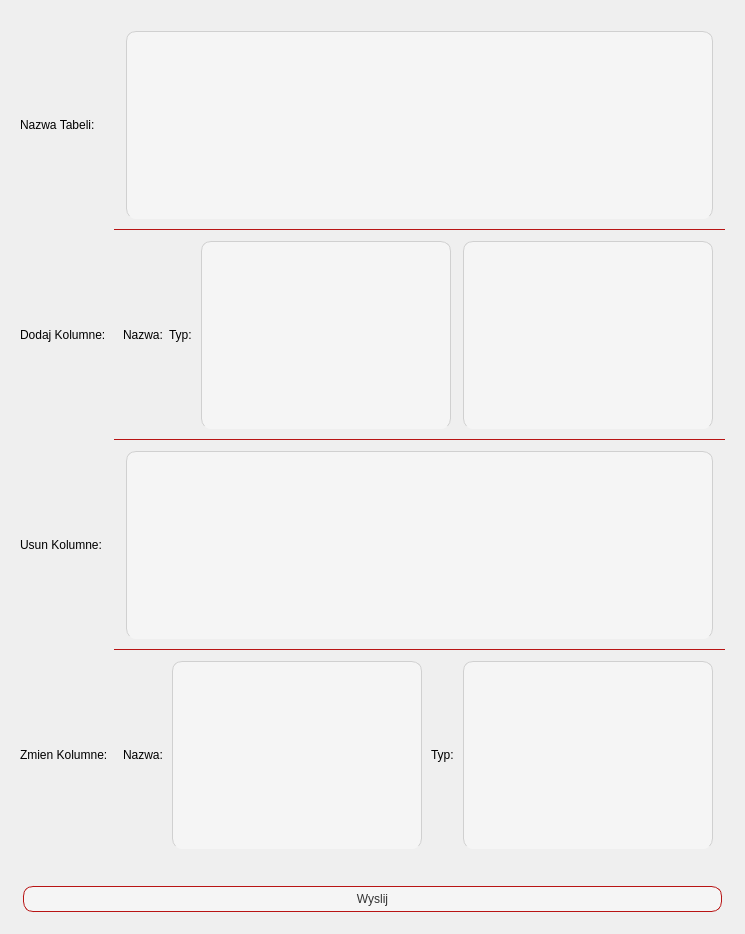
            <widget class="QWidget" name="alterTablePage">
             <layout class="QVBoxLayout" name="verticalLayout_16">
              <item>
               <widget class="QWidget" name="widget_12" native="true">
                <layout class="QHBoxLayout" name="horizontalLayout_15">
                 <item>
                  <widget class="QWidget" name="widget_3" native="true">
                   <layout class="QVBoxLayout" name="verticalLayout_15">
                    <property name="spacing">
                     <number>0</number>
                    </property>
                    <property name="leftMargin">
                     <number>0</number>
                    </property>
                    <property name="topMargin">
                     <number>0</number>
                    </property>
                    <property name="rightMargin">
                     <number>0</number>
                    </property>
                    <property name="bottomMargin">
                     <number>0</number>
                    </property>
                    <item>
                     <widget class="QLabel" name="label_6">
                      <property name="styleSheet">
                       <string notr="true">	border-bottom: 1px solid #b81414;</string>
                      </property>
                      <property name="text">
                       <string>Nazwa Tabeli:</string>
                      </property>
                     </widget>
                    </item>
                    <item>
                     <widget class="QLabel" name="label_5">
                      <property name="styleSheet">
                       <string notr="true">	border-bottom: 1px solid #b81414;</string>
                      </property>
                      <property name="text">
                       <string>Dodaj Kolumne:</string>
                      </property>
                     </widget>
                    </item>
                    <item>
                     <widget class="QLabel" name="label_7">
                      <property name="styleSheet">
                       <string notr="true">	border-bottom: 1px solid #b81414;</string>
                      </property>
                      <property name="text">
                       <string>Usun Kolumne:</string>
                      </property>
                     </widget>
                    </item>
                    <item>
                     <widget class="QLabel" name="label_2">
                      <property name="styleSheet">
                       <string notr="true"/>
                      </property>
                      <property name="text">
                       <string>Zmien Kolumne:</string>
                      </property>
                     </widget>
                    </item>
                   </layout>
                  </widget>
                 </item>
                 <item>
                  <widget class="QWidget" name="widget_5" native="true">
                   <property name="styleSheet">
                    <string notr="true">QTextEdit{
   border-bottom: 0px;
   background-color: #F5F5F5; 
    color: #333333; 
    border: 1px solid #D0D0D0; 
    border-radius: 10px;
    padding: 5px 10px; 
    margin: 2px 3;
	height: 10px;
}
QLabel{
height:10px;
}
QWidget{
	border-bottom: 1px solid #b81414;
}
QWidget#widget_5{
	border-bottom: 0px;
}</string>
                   </property>
                   <layout class="QVBoxLayout" name="verticalLayout_8">
                    <property name="spacing">
                     <number>0</number>
                    </property>
                    <property name="leftMargin">
                     <number>0</number>
                    </property>
                    <property name="topMargin">
                     <number>0</number>
                    </property>
                    <property name="rightMargin">
                     <number>0</number>
                    </property>
                    <property name="bottomMargin">
                     <number>0</number>
                    </property>
                    <item>
                     <widget class="QWidget" name="widget_6" native="true">
                      <property name="styleSheet">
                       <string notr="true"/>
                      </property>
                      <layout class="QHBoxLayout" name="horizontalLayout_12">
                       <item>
                        <widget class="QTextEdit" name="textEdit_3">
                         <property name="styleSheet">
                          <string notr="true">	border-bottom: 0px;</string>
                         </property>
                        </widget>
                       </item>
                      </layout>
                     </widget>
                    </item>
                    <item>
                     <widget class="QWidget" name="widget_8" native="true">
                      <property name="styleSheet">
                       <string notr="true"/>
                      </property>
                      <layout class="QHBoxLayout" name="horizontalLayout_13">
                       <item>
                        <widget class="QLabel" name="label_8">
                         <property name="styleSheet">
                          <string notr="true">	border-bottom: 0px;</string>
                         </property>
                         <property name="text">
                          <string>Nazwa:</string>
                         </property>
                        </widget>
                       </item>
                       <item>
                        <widget class="QLabel" name="label_9">
                         <property name="styleSheet">
                          <string notr="true">	border-bottom: 0px;</string>
                         </property>
                         <property name="text">
                          <string>Typ:</string>
                         </property>
                        </widget>
                       </item>
                       <item>
                        <widget class="QTextEdit" name="textEdit_2">
                         <property name="styleSheet">
                          <string notr="true">	border-bottom: 0px;</string>
                         </property>
                        </widget>
                       </item>
                       <item>
                        <widget class="QTextEdit" name="textEdit_5">
                         <property name="styleSheet">
                          <string notr="true">	border-bottom: 0px;</string>
                         </property>
                        </widget>
                       </item>
                      </layout>
                     </widget>
                    </item>
                    <item>
                     <widget class="QWidget" name="widget_9" native="true">
                      <property name="styleSheet">
                       <string notr="true">	border-bottom: 1px solid #b81414;</string>
                      </property>
                      <layout class="QHBoxLayout" name="horizontalLayout_14">
                       <item>
                        <widget class="QTextEdit" name="textEdit_4">
                         <property name="styleSheet">
                          <string notr="true">	border-bottom: 0px;</string>
                         </property>
                        </widget>
                       </item>
                      </layout>
                     </widget>
                    </item>
                    <item>
                     <widget class="QWidget" name="widget_10" native="true">
                      <property name="styleSheet">
                       <string notr="true">	border-bottom:0px solid #b81414;</string>
                      </property>
                      <layout class="QHBoxLayout" name="horizontalLayout_11">
                       <item>
                        <widget class="QLabel" name="label_10">
                         <property name="text">
                          <string>Nazwa:</string>
                         </property>
                        </widget>
                       </item>
                       <item>
                        <widget class="QTextEdit" name="textEdit_6"/>
                       </item>
                       <item>
                        <widget class="QLabel" name="label_11">
                         <property name="text">
                          <string>Typ:</string>
                         </property>
                        </widget>
                       </item>
                       <item>
                        <widget class="QTextEdit" name="textEdit"/>
                       </item>
                      </layout>
                     </widget>
                    </item>
                   </layout>
                  </widget>
                 </item>
                </layout>
               </widget>
              </item>
              <item>
               <widget class="QWidget" name="widget_11" native="true">
                <layout class="QHBoxLayout" name="horizontalLayout_7">
                 <item>
                  <widget class="QPushButton" name="pushButton">
                   <property name="styleSheet">
                    <string notr="true">QPushButton{
    background-color: #F5F5F5; 
    color: #333333; 
    border: 1px solid #b81414; 
    border-radius: 10px;
    padding: 5px 10px; 
    margin: 2px 3;
}	
QPushButton:hover {
 background-color: #E0E0E0;
}</string>
                   </property>
                   <property name="text">
                    <string>Wyslij</string>
                   </property>
                  </widget>
                 </item>
                </layout>
               </widget>
              </item>
             </layout>
            </widget>
